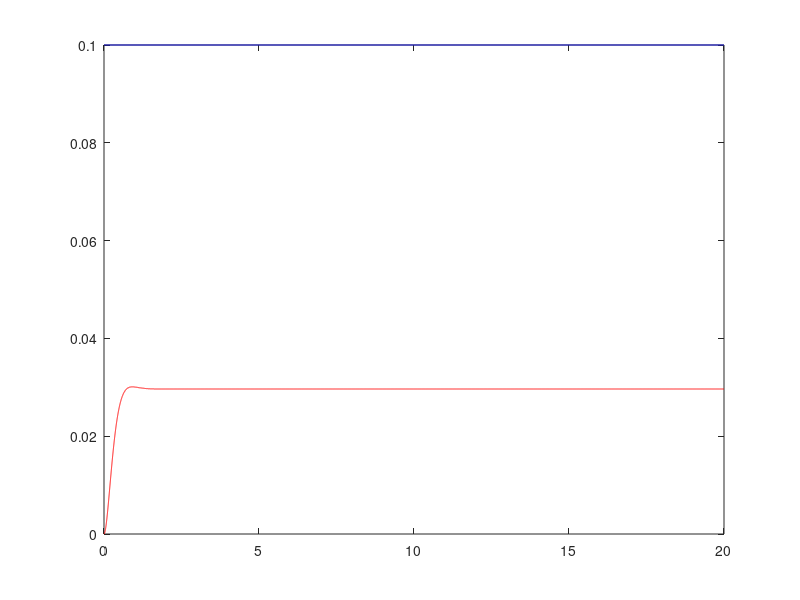

Source code (MATLAB):
m  = 62.416; %System mass
g = 9.81; %Gravity constant
l = (92+330+299.897+123.005+191.7)/1000; %Pendulum longitude
k = 0.1; %Stiffness
T = 0.001; %Sample Time

a = (k - m*g*l) / (m*l^2);
b = k / (m*l^2);

%% Space state matrices
A = [0 1; -a 0]; 
B = [0; 1];
C = [-(k/(m*g))*b 0];
D = k/(m*g);
sys = ss(A,B,C,D);
sys_d = c2d(sys,T,'zoh');

%polos
poles = eig(A);

% %controlabilidad
% co =ctrb(A,B);
% unco = length(A)-rank(co);
% 
% co_d = ctrb(sys_d);
% ob_d = obsv(sys_d);
% controllability_d = rank(co_d);
% observability_d = rank(ob_d);

% %% Transfer function
% [num,den] = ss2tf(A,B,C,D);
% G_s = tf(num,den);
% t = 0:0.001:10;
% u = 0.1*ones(size(t));
% lsim(G_s,u,t)
% 
% % Add a pole in s = 0
% den = [den 0];
% G2_s = tf(num,den);
% lsim(G_s,u,t)
% 
% % Closing the loop
% H_s = feedback(G2_s,-1);
% lsim(H_s,u,t);


%% DISCRETE LQR DESIGN
Q = C'*C;
Q(1,1) = 1000;
R = 1;

[K] = dlqr(sys_d.a, sys_d.b, Q, R);

Ac = (sys_d.a-sys_d.b*K);
Bc = sys_d.b;
Cc = sys_d.c;
Dc = sys_d.d;

sys_cl = ss(Ac,Bc,Cc,Dc,T);

t = 0:T:20;
r =0.1*ones(size(t));
[y,t,x]=lsim(sys_cl,r,t);
plot(t,y,'r');

% Precompensator design
N = -40000000;
sys_cl = ss(Ac,Bc*N,Cc,Dc,T);
t = 0:T:20;
r =0.1*ones(size(t));
[y,t,x]=lsim(sys_cl,r,t);
plot(t,y,'r',t,r,'b');